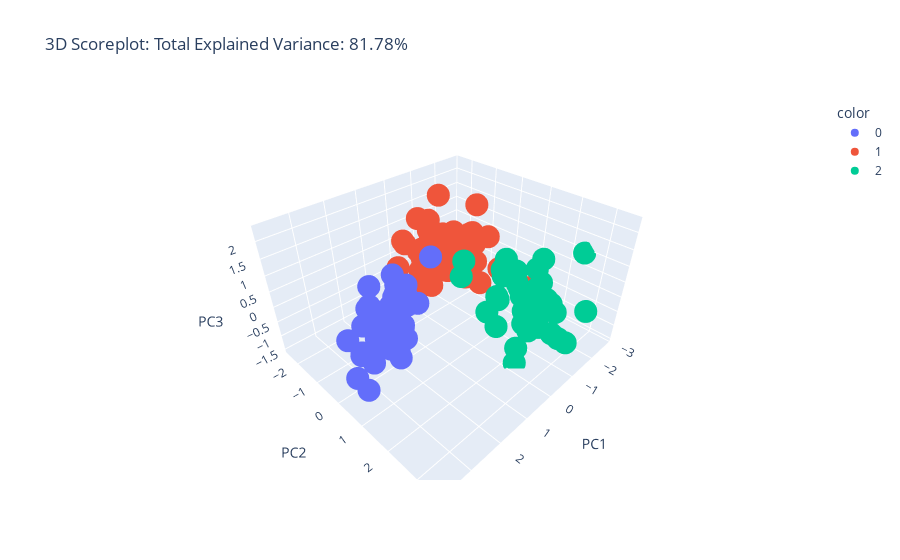

The code cell stored with this chart in its notebook:
### Markdown cell above
### 3D Score Plots

### Code cell
total_var = pca3.explained_variance_ratio_.sum() * 100

fig = px.scatter_3d(
    pca3_results, x=0, y=1, z=2, color=scaled_df['cultivator'],
    title=f'3D Scoreplot: Total Explained Variance: {total_var:.2f}%',
    labels={'0': 'PC1', '1': 'PC2', '2': 'PC3'}
)

fig.show()
